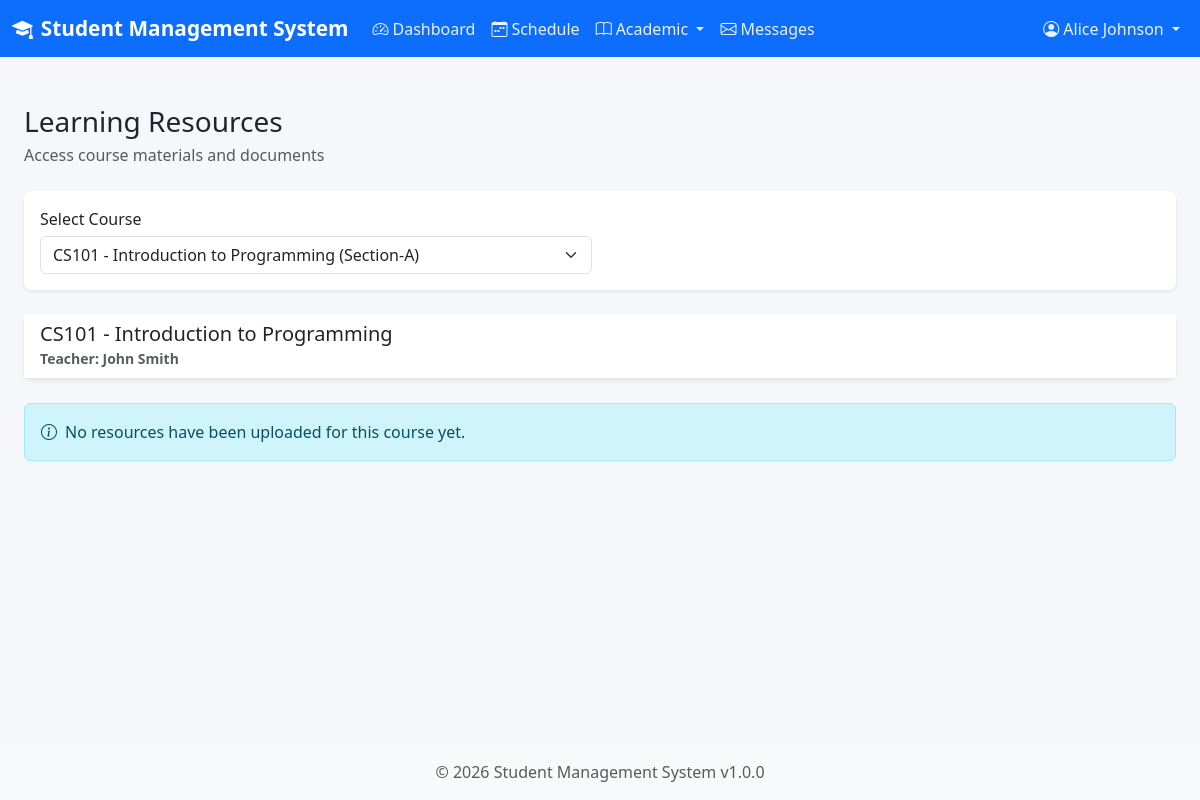
The app's page /modules/student/resources.php?section_id=1 (signed in) with its own data.
### tables this page shows
CREATE TABLE IF NOT EXISTS courses (
    id INT AUTO_INCREMENT PRIMARY KEY,
    course_code VARCHAR(20) NOT NULL UNIQUE,
    course_name VARCHAR(100) NOT NULL,
    description TEXT,
    credits INT DEFAULT 3,
    status ENUM('active', 'inactive') DEFAULT 'active',
    created_at TIMESTAMP DEFAULT CURRENT_TIMESTAMP,
    updated_at TIMESTAMP DEFAULT CURRENT_TIMESTAMP ON UPDATE CURRENT_TIMESTAMP
);

CREATE TABLE IF NOT EXISTS users (
    id INT AUTO_INCREMENT PRIMARY KEY,
    username VARCHAR(50) NOT NULL UNIQUE,
    password VARCHAR(255) NOT NULL,
    role ENUM('admin', 'teacher', 'student') NOT NULL,
    full_name VARCHAR(100) NOT NULL,
    created_at TIMESTAMP DEFAULT CURRENT_TIMESTAMP,
    updated_at TIMESTAMP DEFAULT CURRENT_TIMESTAMP ON UPDATE CURRENT_TIMESTAMP
);

### includes/db_operations.php (called while the page is built, shortened)
<?php
function getStudentSections($studentId) {
    $db = getDB();
    $stmt = $db->prepare("SELECT e.*, s.section_name, s.room_number, s.schedule_time,
                          c.course_code, c.course_name, c.credits,
                          u.full_name as teacher_name, up.email as teacher_email
                          FROM enrollments e
                          JOIN sections s ON e.section_id = s.id
                          JOIN courses c ON s.course_id = c.id
                          LEFT JOIN users u ON s.teacher_id = u.id
                          LEFT JOIN user_profiles up ON u.id = up.user_id
                          WHERE e.student_id = ? AND e.status = 'enrolled'
                          ORDER BY c.course_code");
    $stmt->execute([$studentId]);
    return $stmt->fetchAll();
}

### includes/helpers.php (called while the page is built, shortened)
<?php
function sanitize($input) {
    return htmlspecialchars(trim($input), ENT_QUOTES, 'UTF-8');
}

### modules/student/resources.php (the view, shortened to what this page needs)
<?php
require_once __DIR__ . '/../../includes/db_operations.php';
require_once __DIR__ . '/../../includes/helpers.php';
$studentId = getCurrentUserId();
$sections = getStudentSections($studentId);
$sectionId = intval($_GET['section_id'] ?? 0);
$selectedSection = null;
if ($sectionId) {
    foreach ($sections as $sec) {
        if ($sec['section_id'] == $sectionId) {
            $selectedSection = $sec;
            break;
        }
    }
}
$resources = $sectionId ? getResourcesBySection($sectionId) : [];
include __DIR__ . '/../../includes/header.php';
?>
<div class="container-fluid py-4">
    <div class="d-flex justify-content-between align-items-center mb-4">
        <div>
            <h1 class="h3 mb-1">Learning Resources</h1>
            <p class="text-muted mb-0">Access course materials and documents</p>
        </div>
    </div>
    <div class="card shadow-sm mb-4">
        <div class="card-body">
            <form method="GET" action="" class="row g-3 align-items-end">
                <div class="col-md-6">
                    <label class="form-label">Select Course</label>
                    <select class="form-select" name="section_id" onchange="this.form.submit()">
                        <?php foreach ($sections as $sec): ?>
                            <option value="<?php echo $sec['section_id']; ?>" <?php echo $sectionId == $sec['section_id'] ? 'selected' : ''; ?>>
                                <?php echo sanitize($sec['course_code'] . ' - ' . $sec['course_name'] . ' (' . $sec['section_name'] . ')'); ?>
                            </option>
                        <?php endforeach; ?>
                    </select>
                </div>
            </form>
        </div>
    </div>
    <?php if ($selectedSection): ?>
        <div class="card shadow-sm mb-4">
            <div class="card-header">
                <h5 class="mb-0"><?php echo sanitize($selectedSection['course_code'] . ' - ' . $selectedSection['course_name']); ?></h5>
                <small class="text-muted">Teacher: <?php echo sanitize($selectedSection['teacher_name'] ?? 'TBA'); ?></small>
            </div>
        </div>
        <?php if (empty($resources)): ?>
            <div class="alert alert-info">
                <i class="bi bi-info-circle me-2"></i>No resources have been uploaded for this course yet.
            </div>
        <?php endif; ?>
    <?php elseif (empty($sections)): ?>
        <div class="alert alert-info">
            <i class="bi bi-info-circle me-2"></i>You are not enrolled in any courses yet.
        </div>
    <?php endif; ?>
</div>
<?php include __DIR__ . '/../../includes/footer.php'; ?>

### assets/css/style.css (style rules this page uses)
:root { --primary-color: #0d6efd; --secondary-color: #6c757d; --success-color: #198754; --danger-color: #dc3545; --warning-color: #ffc107; --info-color: #0dcaf0; --light-color: #f8f9fa; --dark-color: #212529; }
body { background-color: #f5f7fa; min-height: 100vh; display: flex; flex-direction: column; }
.card { border: none; border-radius: 0.5rem; box-shadow: 0 0.125rem 0.25rem rgba(0, 0, 0, 0.075); transition: box-shadow 0.15s ease-in-out; }
.card-header { background-color: #fff; border-bottom: 1px solid rgba(0, 0, 0, 0.1); font-weight: 600; }
.form-label { font-weight: 500; margin-bottom: 0.3rem; }

### records on screen
courses: course_code+course_name "CS101 - Introduction to Programming"
users: full_name "John Smith"

### other values on screen
APP_NAME "Student Management System"
getCurrentUserName() "Alice Johnson"
APP_VERSION "1.0.0"
form field section_id "CS101 - Introduction to Programming (Section-A)"
